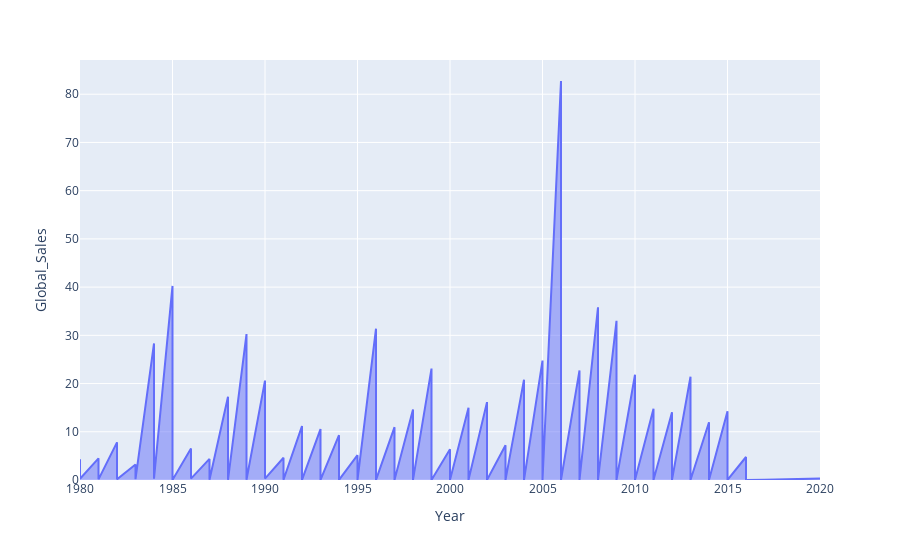

Notebook code cell kept with this figure:
### Markdown cell above
Area chart  :  show the trend of global sales over the years

### Code cell
import plotly.express as px
fig = px.area(data, x='Year', y='Global_Sales')
fig.show()

### Figure 1 — Plotly figure (JSON) as saved in the notebook; plotly's stock layout.template omitted (floating-point values rounded to 4 significant figures; data arrays with more than 128 entries replaced by an {"elided": "..."} marker saying what was removed)
{"data": [{"fillpattern": {"shape": ""}, "hovertemplate": "Year=%{x}<br>Global_Sales=%{y}<extra></extra>", "legendgroup": "", "line": {"color": "#636efa"}, "marker": {"symbol": "circle"}, "mode": "lines", "name": "", "orientation": "v", "showlegend": false, "stackgroup": "1", "type": "scatter", "x": {"elided": "16598 int values"}, "xaxis": "x", "y": {"elided": "16598 float values"}, "yaxis": "y"}], "layout": {"legend": {"tracegroupgap": 0}, "margin": {"t": 60}, "xaxis": {"anchor": "y", "domain": [0, 1], "title": {"text": "Year"}}, "yaxis": {"anchor": "x", "domain": [0, 1], "title": {"text": "Global_Sales"}}}}
